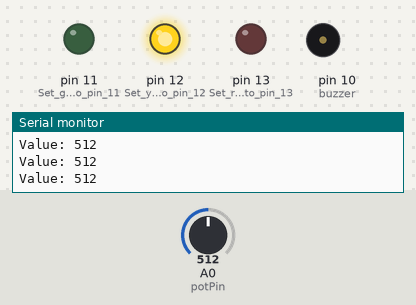
Simulated run of this sketch. Board: Arduino Uno, built with avr-gcc and run on an emulated ATmega328P. On the bench: output pins drawn as LEDs (lit = HIGH), buzzer (waves = sounding), the last lines printed to the serial monitor. Inputs (shaded band) come from the test bench; at power-on: A0 (potPin) = 512.

Above: at 1.2 s.
1.3 s: A0 (potPin) set to 466
2.8 s: A0 (potPin) set to 440
At 3.8 s:
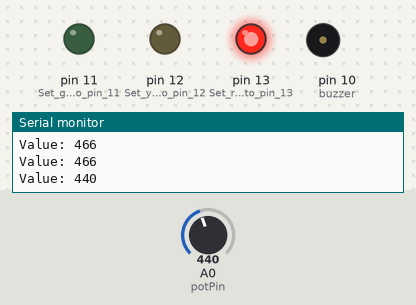
5.8 s: A0 (potPin) set to 697
At 7.4 s:
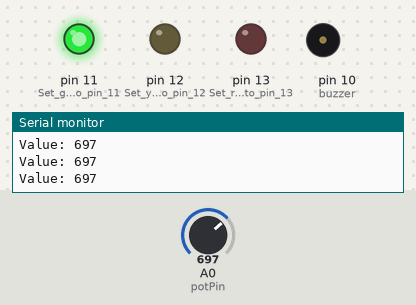
7.7 s: A0 (potPin) set to 670
At 8.9 s:
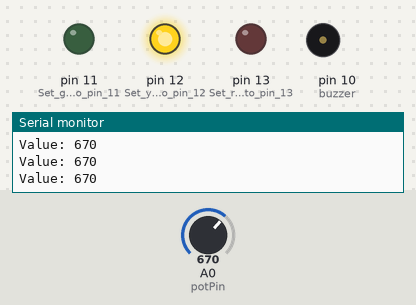
9.3 s: A0 (potPin) set to 716
At 10.3 s:
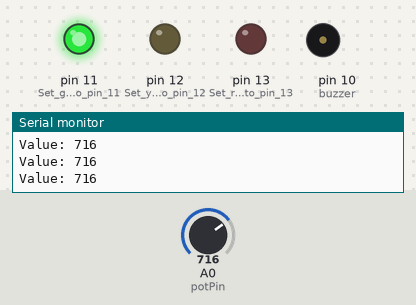
Timing chart, 0 to 11.9 s (numbered marks = the images above; inputs shaded):
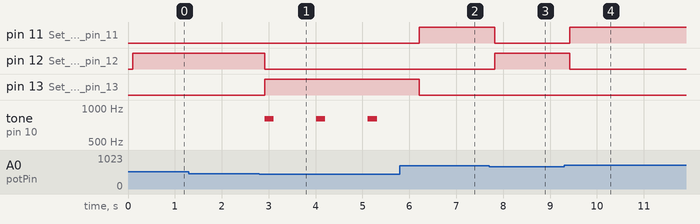

Measured:
- the behaviour switches between 448 and 447 on A0 (potPin) (found by bisection; images 0 and 1)
- the behaviour switches between 687 and 686 on A0 (potPin) (found by bisection; images 2 and 3)
- after the input at 2.8 s, pin 12 (Set_yellow_LED_to_pin_12): HIGH → LOW after 0.11 s; pin 13 (Set_red_LED_to_pin_13): LOW → HIGH after 0.11 s; tone on pin 10 (buzzer): alternates 800 Hz for 0.20 s and silent for 0.90 s, starting after 0.11 s
- after the input at 5.8 s, pin 11 (Set_green_LED_to_pin_11): LOW → HIGH after 0.41 s; pin 13 (Set_red_LED_to_pin_13): HIGH → LOW after 0.41 s; tone on pin 10 (buzzer): stops changing and stays silent
- after the input at 7.7 s, pin 11 (Set_green_LED_to_pin_11): HIGH → LOW after 0.12 s; pin 12 (Set_yellow_LED_to_pin_12): LOW → HIGH after 0.12 s
- after the input at 9.3 s, pin 11 (Set_green_LED_to_pin_11): LOW → HIGH after 0.12 s; pin 12 (Set_yellow_LED_to_pin_12): HIGH → LOW after 0.12 s

The sketch:

ArduinoProjectFIN.ino
```cpp
int potPin = A0;     // Analog pin the potentiometer is connected to
int potVal;          // Variable to store the reading
int br = 9600;       // Baud rate for Serial Monitor
int wt = 100;        // Wait time (delay) in milliseconds
const int buzzer = 10;

void setup() {
    pinMode(potPin, INPUT);    // Set the analog pin as input
    pinMode(13, OUTPUT);       // Set red LED to pin 13
    pinMode(12, OUTPUT);       // Set yellow LED to pin 12
    pinMode(11, OUTPUT);       // Set green LED to pin 11
    pinMode(buzzer, OUTPUT);   // Declares the buzzer on pin 10
    Serial.begin(br);         // Start Serial Monitor at baud rate
    Serial.println("Potentiometer reader ready");
}

void loop() {
    //digitalWrite(12, HIGH);
    //digitalWrite(11, HIGH);
    potVal = analogRead(potPin);    // Read the voltage (0-1023)

    Serial.print("Value: ");
    Serial.println(potVal);

    delay(wt);    // Small delay so the Serial Monitor isn't overwhelmed

    if (potVal >= 0 && potVal < 448) {
        digitalWrite(13, HIGH);      // Turn on red LED
        digitalWrite(12, LOW);       //Turn off yellow LED
        digitalWrite(11, LOW);         //Turn off green LED
        tone(buzzer, 800, 200);      // 500Hz beep for 200ms
        delay(1000);                  // Wait 1 second between beeps
    } else if (potVal >= 448 && potVal < 687) {
        digitalWrite(13, LOW);      // Turn off red LED
        digitalWrite(12, HIGH);     // Turn on yellow LED
        digitalWrite(11, LOW);        //Turn off green LED
        tone(buzzer, 0, 0);      // Turn off buzzer
    } else if (potVal >= 687) {
        digitalWrite(13, LOW);      // Turn off red LED
        digitalWrite(12, LOW);     // Turn off yellow LED
        digitalWrite(11, HIGH);        //Turn on green LED
        tone(buzzer, 0, 0);        // Turn off buzzer
    }
}
```
